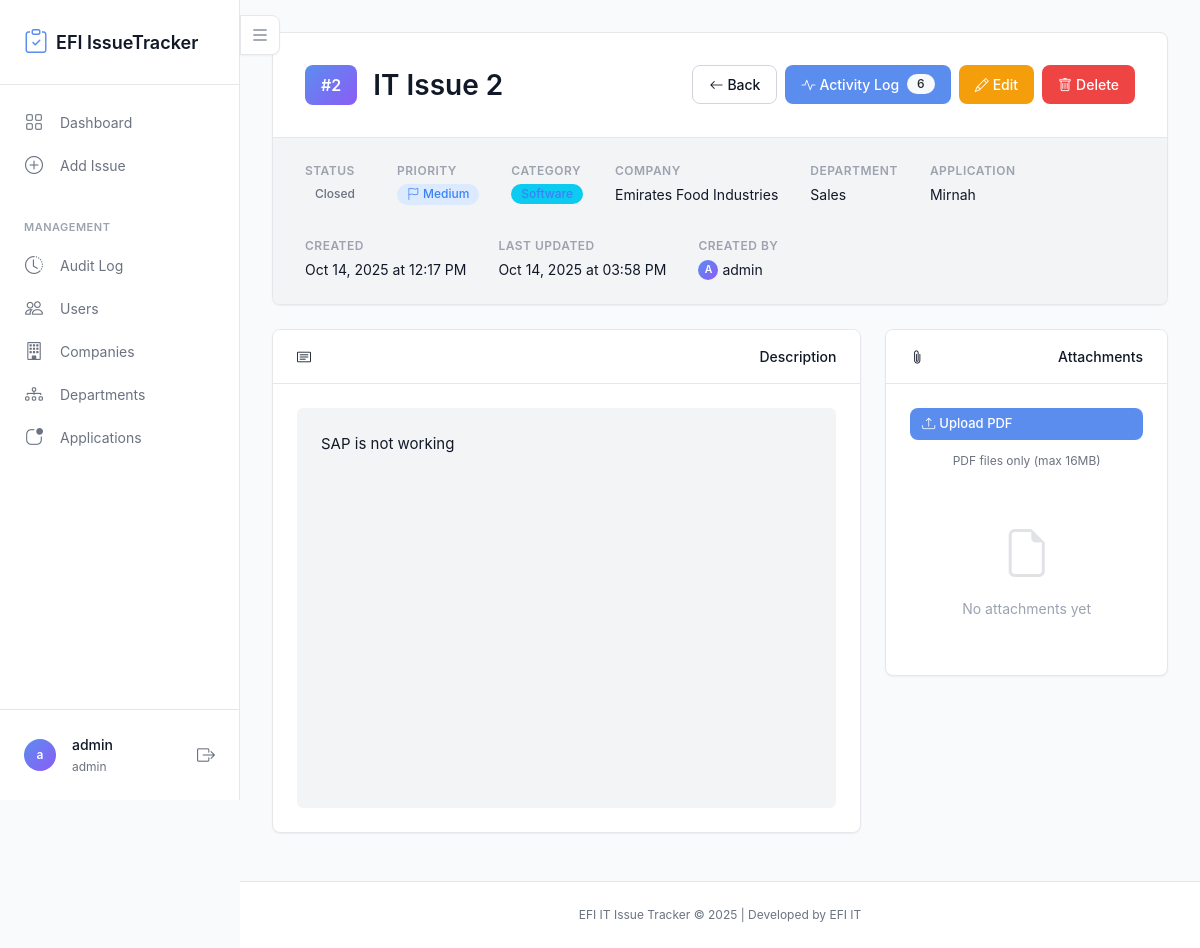
Screenshot of /issue/2 (signed in) with the database file from the repository.
### tables this page shows
CREATE TABLE users (
                id INTEGER PRIMARY KEY AUTOINCREMENT,
                username TEXT UNIQUE NOT NULL,
                password_hash TEXT NOT NULL,
                role TEXT NOT NULL CHECK(role IN ('admin', 'viewer')),
                created_at TIMESTAMP DEFAULT CURRENT_TIMESTAMP
            );

CREATE TABLE issues (
                id INTEGER PRIMARY KEY AUTOINCREMENT,
                title TEXT NOT NULL,
                description TEXT NOT NULL,
                category TEXT NOT NULL CHECK(category IN ('Hardware', 'Software', 'Network', 'Security', 'Other')),
                priority TEXT NOT NULL CHECK(priority IN ('Low', 'Medium', 'High', 'Critical')),
                status TEXT NOT NULL CHECK(status IN ('Open', 'In Progress', 'Resolved', 'Closed')),
                assigned_to TEXT,
                created_by TEXT NOT NULL,
                created_at TIMESTAMP DEFAULT CURRENT_TIMESTAMP,
                updated_at TIMESTAMP DEFAULT CURRENT_TIMESTAMP
            , company TEXT, department TEXT, application TEXT);

### app.py (the view)
@app.route('/issue/<int:issue_id>')
@login_required
def view_issue(issue_id):
    issue = Issue.get_by_id(issue_id)
    if not issue:
        flash('Issue not found.', 'danger')
        return redirect(url_for('dashboard'))
    audit_logs = AuditLog.get_by_issue(issue_id)
    documents = Document.get_by_issue(issue_id)
    return render_template('view_issue.html', issue=issue, audit_logs=audit_logs, documents=documents)

### templates/view_issue.html (shortened to what this page needs)
{% extends "base.html" %}
{% block content %}
<div class="issue-header">
    <div class="issue-header-top">
        <div class="issue-title-section">
            <div class="issue-id-badge">#{{ issue.id }}</div>
            <h1 class="issue-title">{{ issue.title }}</h1>
        </div>
        <div class="issue-actions">
            <a href="{{ url_for('dashboard') }}" class="btn btn-secondary">
                <i class="bi bi-arrow-left"></i> Back
            </a>
            {% if current_user.is_admin() %}
            <button type="button" class="btn btn-info" data-bs-toggle="modal" data-bs-target="#activityLogModal">
                <i class="bi bi-activity"></i> Activity Log
                {% if audit_logs %}
                <span class="badge bg-light text-dark">{{ audit_logs|length }}</span>
                {% endif %}
            </button>
            <a href="{{ url_for('edit_issue', issue_id=issue.id) }}" class="btn btn-warning">
                <i class="bi bi-pencil"></i> Edit
            </a>
            <button type="button" class="btn btn-danger" data-bs-toggle="modal" data-bs-target="#deleteModal">
                <i class="bi bi-trash"></i> Delete
            </button>
            {% endif %}
        </div>
    </div>
    <div class="issue-meta-bar">
        <div class="meta-item">
            <span class="meta-label">Status</span>
            {% if issue.status == 'Open' %}
                <span class="badge status-open">Open</span>
            {% elif issue.status == 'In Progress' %}
                <span class="badge status-progress">In Progress</span>
            {% elif issue.status == 'Resolved' %}
                <span class="badge status-resolved">Resolved</span>
            {% else %}
                <span class="badge status-closed">Closed</span>
            {% endif %}
        </div>
        <div class="meta-item">
            <span class="meta-label">Priority</span>
            {% if issue.priority == 'Critical' %}
                <span class="badge priority-critical"><i class="bi bi-flag-fill"></i> Critical</span>
            {% elif issue.priority == 'High' %}
                <span class="badge priority-high"><i class="bi bi-flag-fill"></i> High</span>
            {% elif issue.priority == 'Medium' %}
                <span class="badge priority-medium"><i class="bi bi-flag"></i> Medium</span>
            {% else %}
                <span class="badge priority-low"><i class="bi bi-flag"></i> Low</span>
            {% endif %}
        </div>
        <div class="meta-item">
            <span class="meta-label">Category</span>
            <span class="badge bg-info">{{ issue.category }}</span>
        </div>
        <div class="meta-item">
            <span class="meta-label">Company</span>
            <span class="meta-value">{{ issue.company or '-' }}</span>
        </div>
        <div class="meta-item">
            <span class="meta-label">Department</span>
            <span class="meta-value">{{ issue.department or '-' }}</span>
        </div>
        <div class="meta-item">
            <span class="meta-label">Application</span>
            <span class="meta-value">{{ issue.application or '-' }}</span>
        </div>
        <div class="meta-item">
            <span class="meta-label">Created</span>
            <span class="meta-value">{{ issue.created_at | datetime_format }}</span>
        </div>
        <div class="meta-item">
            <span class="meta-label">Last Updated</span>
            <span class="meta-value">{{ issue.updated_at | datetime_format }}</span>
        </div>
        <div class="meta-item">
            <span class="meta-label">Created By</span>
            <span class="meta-value">
                <div class="avatar avatar-sm">{{ issue.created_by[0] }}</div>
                {{ issue.created_by }}
            </span>
        </div>
    </div>
</div>
<div class="row">
    <div class="col-lg-8">
        <div class="card mb-3 description-card">
            <div class="card-header">
                <i class="bi bi-card-text"></i> Description
            </div>
            <div class="card-body">
                <p class="issue-description">{{ issue.description }}</p>
            </div>
        </div>
    </div>
    <div class="col-lg-4">
        <div class="card mb-3 attachments-card">
            <div class="card-header">
                <i class="bi bi-paperclip"></i> Attachments
            </div>
            <div class="card-body">
                <form method="POST" action="{{ url_for('upload_document', issue_id=issue.id) }}" enctype="multipart/form-data" class="mb-3" id="uploadForm">
                    <label for="documentFile" class="btn btn-sm btn-primary w-100 mb-2" style="cursor: pointer;">
                        <i class="bi bi-upload"></i> Upload PDF
                    </label>
                    <small class="form-text text-muted d-block text-center">PDF files only (max 16MB)</small>
                </form>
                {% if documents %}
                <div class="document-list">
                    {% for doc in documents %}
                    <div class="document-item">
                        <div class="document-icon">
                            <i class="bi bi-file-earmark-pdf"></i>
                        </div>
                        <div class="document-info">
                            <div class="document-name">{{ doc.original_filename }}</div>
                            <div class="document-meta">
                                {{ doc.file_size | filesize_format }} • {{ doc.uploaded_by }} • {{ doc.uploaded_at[:10] }}
                            </div>
                        </div>
                        <div class="document-actions">
                            <button type="button" class="btn btn-sm btn-primary btn-icon" onclick="openPdfViewer({{ doc.id }}, '{{ doc.original_filename }}')" title="View PDF">
                                <i class="bi bi-eye"></i>
                            </button>
                            <a href="{{ url_for('download_document', document_id=doc.id) }}" class="btn btn-sm btn-secondary btn-icon" title="Download">
                                <i class="bi bi-download"></i>
                            </a>
                            {% if current_user.is_admin() %}
                            <button type="button" class="btn btn-sm btn-danger btn-icon" data-bs-toggle="modal" data-bs-target="#deleteDocModal{{ doc.id }}" title="Delete">
                                <i class="bi bi-trash"></i>
                            </button>
                            {% endif %}
                        </div>
                    </div>
                    {% if current_user.is_admin() %}
                    <div class="modal fade" id="deleteDocModal{{ doc.id }}" tabindex="-1">
                        <div class="modal-dialog">
                            <div class="modal-content">
                                <div class="modal-header bg-danger text-white">
                                    <h5 class="modal-title">Confirm Delete</h5>
                                    <button type="button" class="btn-close" data-bs-dismiss="modal"></button>
                                </div>
                                <div class="modal-body">
                                    <p>Are you sure you want to delete this document?</p>
                                    <p><strong>{{ doc.original_filename }}</strong></p>
                                    <p class="text-danger">This action cannot be undone.</p>
                                </div>
                                <div class="modal-footer">
                                    <button type="button" class="btn btn-secondary" data-bs-dismiss="modal">Cancel</button>
                                    <form method="POST" action="{{ url_for('delete_document', document_id=doc.id) }}" style="display: inline;">
                                        <button type="submit" class="btn btn-danger">Delete Document</button>
                                    </form>
                                </div>
                            </div>
                        </div>
                    </div>
                    {% endif %}
                    {% endfor %}
                </div>
                {% else %}
                <div class="empty-state">
                    <i class="bi bi-file-earmark"></i>
                    <p>No attachments yet</p>
                </div>
                {% endif %}
            </div>
        </div>
    </div>
</div>
{% endblock %}

### templates/base.html (shortened to what this page needs)
<!DOCTYPE html>
<html lang="en">
<head>
    <link href="https://cdn.jsdelivr.net/npm/bootstrap@5.3.0/dist/css/bootstrap.min.css" rel="stylesheet">
    <link rel="stylesheet" href="https://cdn.jsdelivr.net/npm/bootstrap-icons@1.11.0/font/bootstrap-icons.css">
    <link rel="stylesheet" href="{{ url_for('static', filename='css/style.css') }}">
</head>
<body class="sidebar-loading">
    {% if current_user.is_authenticated %}
    <div class="app-container">
        <aside class="sidebar">
            <div class="sidebar-header">
                <a href="{{ url_for('dashboard') }}" class="sidebar-brand">
                    <i class="bi bi-clipboard-check"></i>
                    <span>EFI IssueTracker</span>
                </a>
            </div>
            <nav class="sidebar-nav">
                <div class="sidebar-section">
                    <ul class="sidebar-menu">
                        <li class="sidebar-menu-item">
                            <a href="{{ url_for('dashboard') }}" class="sidebar-menu-link {% if request.endpoint == 'dashboard' %}active{% endif %}">
                                <i class="bi bi-grid"></i>
                                <span>Dashboard</span>
                            </a>
                        </li>
                        {% if current_user.is_admin() %}
                        <li class="sidebar-menu-item">
                            <a href="{{ url_for('add_issue') }}" class="sidebar-menu-link {% if request.endpoint == 'add_issue' %}active{% endif %}">
                                <i class="bi bi-plus-circle"></i>
                                <span>Add Issue</span>
                            </a>
                        </li>
                        {% endif %}
                    </ul>
                </div>
                <div class="sidebar-section">
                    <div class="sidebar-section-title">Management</div>
                    <ul class="sidebar-menu">
                        <li class="sidebar-menu-item">
                            <a href="{{ url_for('audit_log') }}" class="sidebar-menu-link {% if request.endpoint == 'audit_log' %}active{% endif %}">
                                <i class="bi bi-clock-history"></i>
                                <span>Audit Log</span>
                            </a>
                        </li>
                        {% if current_user.is_admin() %}
                        <li class="sidebar-menu-item">
                            <a href="{{ url_for('manage_users') }}" class="sidebar-menu-link {% if request.endpoint == 'manage_users' %}active{% endif %}">
                                <i class="bi bi-people"></i>
                                <span>Users</span>
                            </a>
                        </li>
                        <li class="sidebar-menu-item">
                            <a href="{{ url_for('manage_companies') }}" class="sidebar-menu-link {% if request.endpoint == 'manage_companies' %}active{% endif %}">
                                <i class="bi bi-building"></i>
                                <span>Companies</span>
                            </a>
                        </li>
                        <li class="sidebar-menu-item">
                            <a href="{{ url_for('manage_departments') }}" class="sidebar-menu-link {% if request.endpoint == 'manage_departments' %}active{% endif %}">
                                <i class="bi bi-diagram-3"></i>
                                <span>Departments</span>
                            </a>
                        </li>
                        <li class="sidebar-menu-item">
                            <a href="{{ url_for('manage_applications') }}" class="sidebar-menu-link {% if request.endpoint == 'manage_applications' %}active{% endif %}">
                                <i class="bi bi-app-indicator"></i>
                                <span>Applications</span>
                            </a>
                        </li>
                        {% endif %}
                    </ul>
                </div>
            </nav>
            <div class="sidebar-footer">
                <div class="sidebar-user">
                    <div class="sidebar-user-avatar">
                        {{ current_user.username[0] }}
                    </div>
                    <div class="sidebar-user-info">
                        <span class="sidebar-user-name">{{ current_user.username }}</span>
                        <span class="sidebar-user-role">{{ current_user.role }}</span>
                    </div>
                    <a href="{{ url_for('logout') }}" class="sidebar-logout" title="Logout">
                        <i class="bi bi-box-arrow-right"></i>
                    </a>
                </div>
            </div>
        </aside>
        <div class="main-content">
            <button class="sidebar-toggle" id="sidebarToggle" title="Toggle Sidebar">
                <i class="bi bi-list"></i>
            </button>
    {% endif %}
            <main class="container">
                {% block content %}{% endblock %}
            </main>
            <footer class="footer">
                <div class="container text-center">
                    <span class="text-muted">EFI IT Issue Tracker &copy; 2025 | Developed by EFI IT</span>
                </div>
            </footer>
        {% if current_user.is_authenticated %}
        </div>
    </div>
    {% endif %}
</body>
</html>

### rows the page displays
users: username "a", username "admin", role "admin"
issues: id "2", title "IT Issue 2", category "Software", company "Emirates Food Industries", department "Sales", application "Mirnah", created_at "Oct 14, 2025 at 12:17 PM", updated_at "Oct 14, 2025 at 03:58 PM", created_by "A", created_by "admin", description "SAP is not working"

### other values shown
{{ audit_logs|length }} "6"
